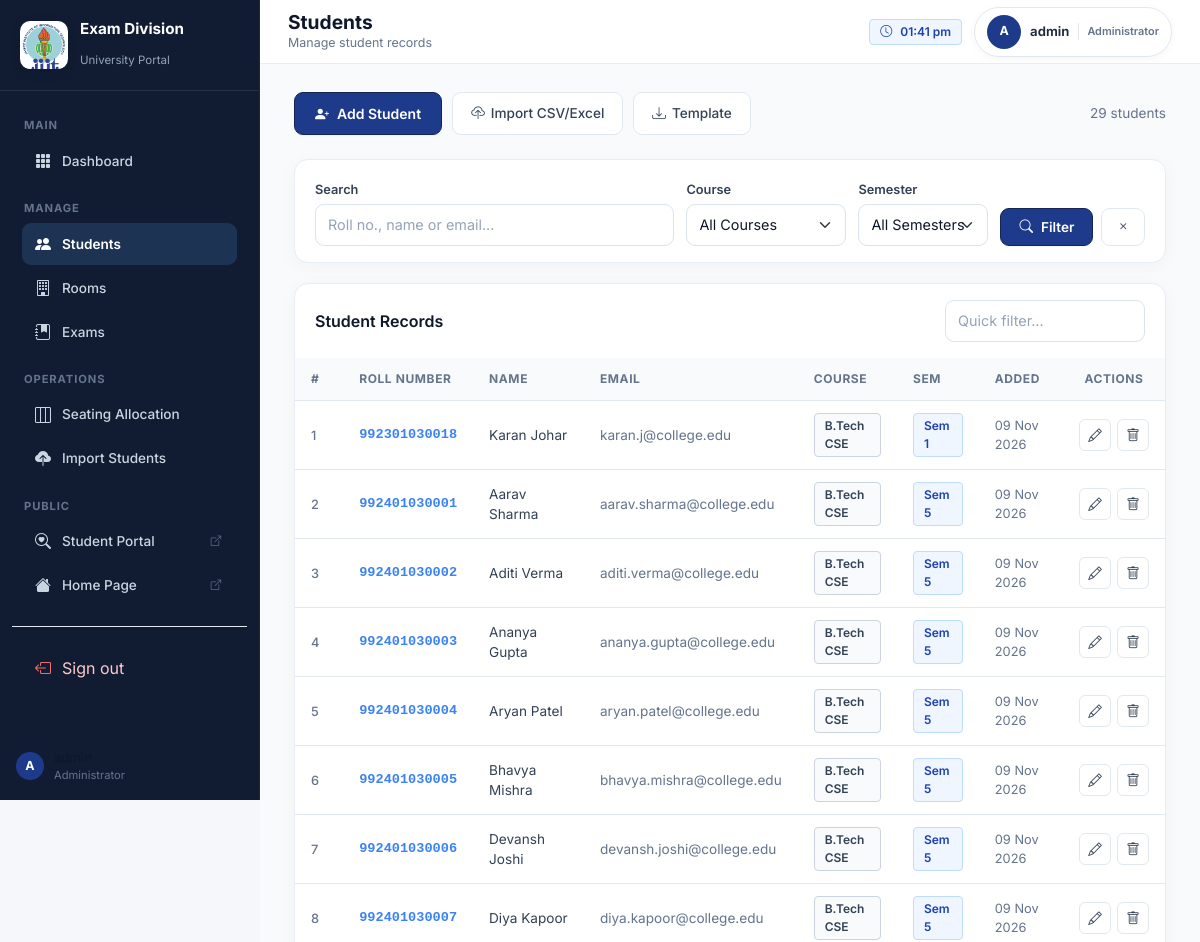
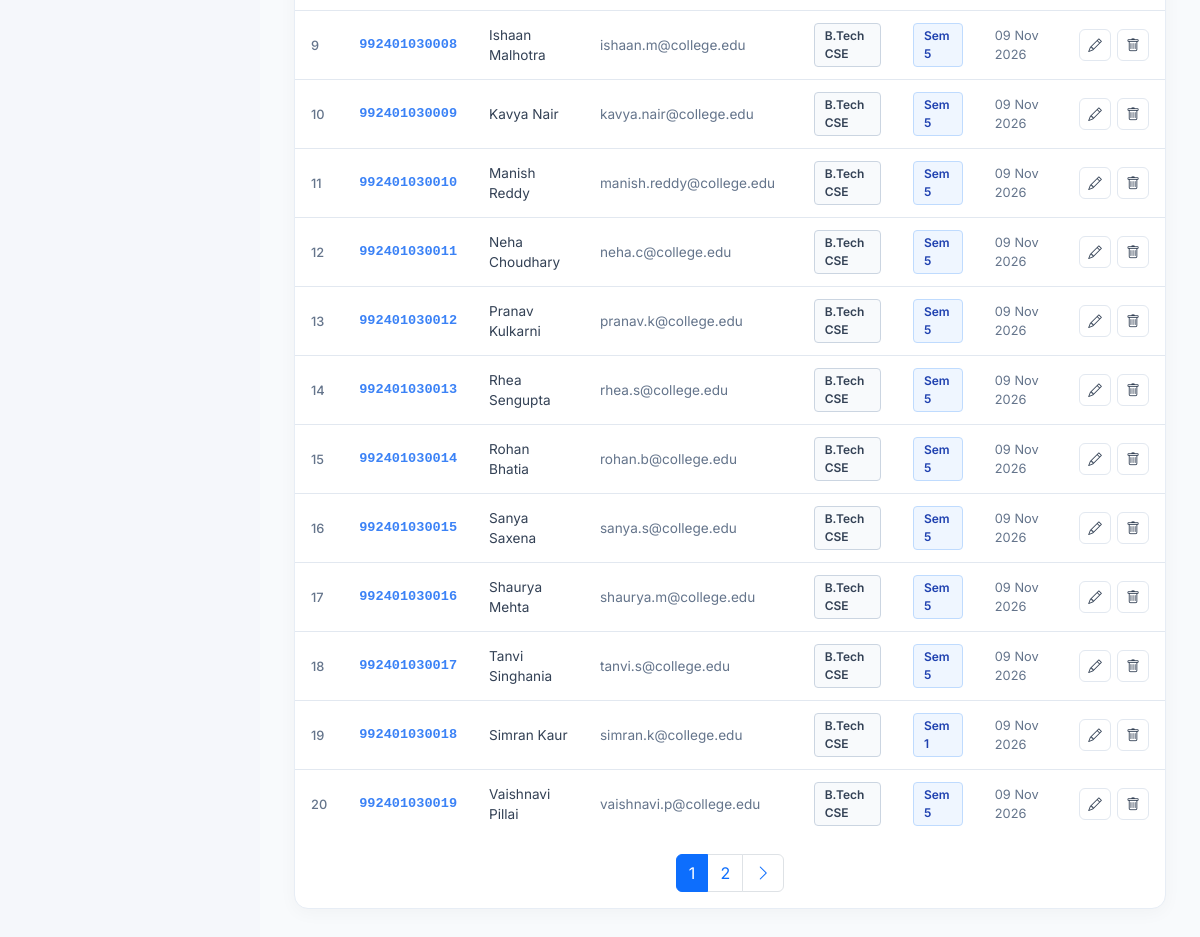
The app's page /students/ (signed in) with its own data (2 pictures, top to bottom).
### exams/models.py (models this page shows, shortened)
class Student(models.Model):
    SEMESTER_CHOICES = [(i, f'Semester {i}') for i in range(1, 9)]
    COURSE_CHOICES = [
        ('B.Tech CSE', 'B.Tech CSE'),
        ('B.Tech ECE', 'B.Tech ECE'),
        ('B.Tech ME', 'B.Tech ME'),
        ('B.Tech CE', 'B.Tech CE'),
        ('B.Tech EE', 'B.Tech EE'),
        ('BCA', 'BCA'),
        ('MCA', 'MCA'),
        ('M.Tech', 'M.Tech'),
    ]
    user = models.OneToOneField(settings.AUTH_USER_MODEL, on_delete=models.SET_NULL, null=True, blank=True, related_name='student_profile')
    roll_number = models.CharField(max_length=20, unique=True, verbose_name='Roll Number')
    name = models.CharField(max_length=100, verbose_name='Full Name')
    email = models.EmailField(unique=True, verbose_name='Email Address')
    course = models.CharField(max_length=50, choices=COURSE_CHOICES, default='B.Tech CSE')
    semester = models.IntegerField(choices=SEMESTER_CHOICES, default=1)
    phone = models.CharField(max_length=15, blank=True, null=True)
    created_at = models.DateTimeField(auto_now_add=True)
    updated_at = models.DateTimeField(auto_now=True)
    class Meta:
        ordering = ['roll_number']
        verbose_name = 'Student'
        verbose_name_plural = 'Students'

### exams/views.py (the view)
# urls.py: path('students/', views.student_list, name='student_list'),
@staff_required
def student_list(request):
    q = request.GET.get('q', '').strip()
    course = request.GET.get('course', '').strip()
    semester = request.GET.get('semester', '').strip()
    students = Student.objects.all()
    if q:
        students = students.filter(
            Q(roll_number__icontains=q) |
            Q(name__icontains=q) |
            Q(email__icontains=q)
        )
    if course:
        students = students.annotate(normalized_course=Trim('course')).filter(normalized_course__iexact=course)
    if semester:
        students = students.filter(semester=semester)
    paginator = Paginator(students, 20)
    page_number = request.GET.get('page')
    page_obj = paginator.get_page(page_number)
    course_labels = {}
    for value in Student.objects.values_list('course', flat=True):
        normalized = ' '.join((value or '').split())
        if normalized:
            course_labels.setdefault(normalized.casefold(), normalized)
    courses = sorted(course_labels.values(), key=str.casefold)
    return render(request, 'exams/student_list.html', {
        'page_obj': page_obj,
        'q': q,
        'courses': courses,
        'selected_course': course,
        'selected_semester': semester,
        'total_count': students.count(),
    })

### exams/views.py (called while the page is built)
def staff_required(view_func):
    @wraps(view_func)
    def _wrapped(request, *args, **kwargs):
        if not request.user.is_authenticated:
            return redirect(settings.LOGIN_URL + '?next=' + request.path)
        if not (request.user.is_staff or request.user.is_superuser):
            return redirect('student_dashboard' if hasattr(request.user, 'student_profile') else 'student_login')
        return view_func(request, *args, **kwargs)
    return _wrapped

### templates/exams/student_list.html (shortened to what this page needs)
{% extends 'exams/admin_base.html' %}
{% block page_title %}Students{% endblock %}
{% block page_subtitle %}Manage student records{% endblock %}
{% block content %}
<div style="display:flex;align-items:center;justify-content:space-between;flex-wrap:wrap;gap:12px;margin-bottom:24px">
  <div style="display:flex;gap:10px">
    <a href="{% url 'student_create' %}" class="btn-primary-glow" style="padding:10px 20px;font-size:0.875rem">
      <i class="bi bi-person-plus-fill"></i><span>Add Student</span>
    </a>
    <a href="{% url 'student_import' %}" class="btn-ghost">
      <i class="bi bi-cloud-upload"></i><span>Import CSV/Excel</span>
    </a>
    <a href="{% url 'download_csv_template' %}" class="btn-ghost">
      <i class="bi bi-download"></i><span>Template</span>
    </a>
  </div>
  <span style="color:var(--text-muted);font-size:0.85rem">{{ total_count }} student{{ total_count|pluralize }}</span>
</div>
<div class="glass-card" style="padding:16px 20px;margin-bottom:20px">
  <form method="get" style="display:flex;gap:12px;flex-wrap:wrap;align-items:flex-end">
    <div style="flex:1;min-width:200px">
      <label class="form-label" style="font-size:0.8rem">Search</label>
      <input type="text" name="q" value="{{ q }}" class="form-control form-control-sm" placeholder="Roll no., name or email...">
    </div>
    <div style="min-width:160px">
      <label class="form-label" style="font-size:0.8rem">Course</label>
      <select name="course" class="form-select form-select-sm">
        <option value="">All Courses</option>
      </select>
    </div>
    <div style="min-width:130px">
      <label class="form-label" style="font-size:0.8rem">Semester</label>
      <select name="semester" class="form-select form-select-sm">
        <option value="">All Semesters</option>
      </select>
    </div>
    <div style="display:flex;gap:8px">
      <button type="submit" class="btn-primary-glow" style="padding:8px 18px;font-size:0.85rem"><i class="bi bi-search"></i><span>Filter</span></button>
      <a href="{% url 'student_list' %}" class="btn-ghost" style="padding:8px 14px;font-size:0.85rem"><i class="bi bi-x"></i></a>
    </div>
  </form>
</div>
<div class="glass-card" style="padding:0;overflow:hidden">
  <div style="padding:16px 20px;border-bottom:1px solid var(--border-glass);display:flex;align-items:center;justify-content:space-between">
    <h6 style="color:var(--text-primary);font-weight:600;margin:0">Student Records</h6>
    <input type="text" id="inlineTableSearch" placeholder="Quick filter..." class="form-control form-control-sm" style="max-width:200px">
  </div>
  <div style="overflow-x:auto">
    <table class="ems-table">
      <thead>
        <tr>
          <th>#</th>
          <th>Roll Number</th>
          <th>Name</th>
          <th>Email</th>
          <th>Course</th>
          <th>Sem</th>
          <th>Added</th>
          <th style="text-align:center">Actions</th>
        </tr>
      </thead>
      <tbody id="mainTableBody">
        {% for student in page_obj %}
        <tr>
          <td style="color:var(--text-muted);font-size:0.8rem">{{ forloop.counter }}</td>
          <td style="font-family:monospace;color:var(--primary-light);font-weight:600">{{ student.roll_number }}</td>
          <td>{{ student.name }}</td>
          <td style="color:var(--text-muted);font-size:0.85rem">{{ student.email }}</td>
          <td><span class="badge-pill badge-info">{{ student.course }}</span></td>
          <td><span class="badge-pill badge-primary">Sem {{ student.semester }}</span></td>
          <td style="color:var(--text-muted);font-size:0.8rem">{{ student.created_at|date:"d M Y" }}</td>
          <td style="text-align:center">
            <div style="display:flex;gap:6px;justify-content:center">
              <a href="{% url 'student_edit' student.pk %}" class="btn-icon success" title="Edit">
                <i class="bi bi-pencil"></i>
              </a>
              <a href="{% url 'student_delete' student.pk %}" class="btn-icon danger" title="Delete">
                <i class="bi bi-trash"></i>
              </a>
            </div>
          </td>
        </tr>
        {% endfor %}
      </tbody>
    </table>
  </div>
  {% if page_obj.has_other_pages %}
  <div style="padding:16px 20px;border-top:1px solid var(--border-glass);display:flex;justify-content:center">
    <nav>
      <ul class="pagination ems-pagination mb-0">
        {% for num in page_obj.paginator.page_range %}
        <li class="page-item {% if num == page_obj.number %}active{% endif %}">
          <a class="page-link" href="?page={{ num }}&q={{ q }}&course={{ selected_course }}&semester={{ selected_semester }}">{{ num }}</a>
        </li>
        {% endfor %}
        {% if page_obj.has_next %}
        <li class="page-item"><a class="page-link" href="?page={{ page_obj.next_page_number }}&q={{ q }}&course={{ selected_course }}&semester={{ selected_semester }}"><i class="bi bi-chevron-right"></i></a></li>
        {% endif %}
      </ul>
    </nav>
  </div>
  {% endif %}
</div>
{% endblock %}

### templates/exams/admin_base.html (shortened to what this page needs)
{% load static %}
<!DOCTYPE html>
<html lang="en">
<head>
  <link href="https://cdn.jsdelivr.net/npm/bootstrap@5.3.2/dist/css/bootstrap.min.css" rel="stylesheet">
  <link href="https://cdn.jsdelivr.net/npm/bootstrap-icons@1.11.3/font/bootstrap-icons.min.css" rel="stylesheet">
  <link href="{% static 'css/main.css' %}" rel="stylesheet">
</head>
<body>
<div class="admin-layout">
  <aside class="sidebar" id="sidebar">
    <div class="sidebar-brand">
      <div class="brand-logo-wrap"><img src="{% static 'images/jiit-logo.png' %}" alt="JIIT logo" class="brand-logo"></div>
      <div class="brand-text">
        <h4>Exam Division</h4>
        <span>University Portal</span>
      </div>
    </div>
    <nav class="sidebar-nav">
      <div class="nav-section-label">Main</div>
      <a href="{% url 'dashboard' %}" class="nav-link {% if request.resolver_match.url_name == 'dashboard' %}active{% endif %}">
        <i class="bi bi-grid-3x3-gap-fill"></i>
        <span>Dashboard</span>
      </a>
      <div class="nav-section-label mt-2">Manage</div>
      <a href="{% url 'student_list' %}" class="nav-link {% if 'student' in request.resolver_match.url_name %}active{% endif %}">
        <i class="bi bi-people-fill"></i>
        <span>Students</span>
      </a>
      <a href="{% url 'room_list' %}" class="nav-link {% if 'room' in request.resolver_match.url_name %}active{% endif %}">
        <i class="bi bi-building"></i>
        <span>Rooms</span>
      </a>
      <a href="{% url 'exam_list' %}" class="nav-link {% if 'exam' in request.resolver_match.url_name %}active{% endif %}">
        <i class="bi bi-journal-bookmark-fill"></i>
        <span>Exams</span>
      </a>
      <div class="nav-section-label mt-2">Operations</div>
      <a href="{% url 'seating_plan' %}" class="nav-link {% if 'seating' in request.resolver_match.url_name %}active{% endif %}">
        <i class="bi bi-layout-three-columns"></i>
        <span>Seating Allocation</span>
      </a>
      <a href="{% url 'student_import' %}" class="nav-link {% if request.resolver_match.url_name == 'student_import' %}active{% endif %}">
        <i class="bi bi-cloud-upload-fill"></i>
        <span>Import Students</span>
      </a>
      <div class="nav-section-label mt-2">Public</div>
      <a href="{% url 'student_login' %}" class="nav-link" target="_blank">
        <i class="bi bi-search-heart"></i>
        <span>Student Portal</span>
        <i class="bi bi-box-arrow-up-right ms-auto" style="font-size:0.65rem;color:var(--text-muted)"></i>
      </a>
      <a href="{% url 'home' %}" class="nav-link" target="_blank">
        <i class="bi bi-house-fill"></i>
        <span>Home Page</span>
        <i class="bi bi-box-arrow-up-right ms-auto" style="font-size:0.65rem;color:var(--text-muted)"></i>
      </a>
      <div class="divider"></div>
      <form method="post" action="{% url 'admin_logout' %}" class="sidebar-logout-form">
        <button type="submit" class="nav-link sidebar-logout-button">
          <i class="bi bi-box-arrow-left"></i>
          <span>Sign out</span>
        </button>
      </form>
    </nav>
    <div style="padding:16px;border-top:1px solid var(--border-glass)">
      <div style="display:flex;align-items:center;gap:10px">
        <div class="user-avatar">{{ request.user.username|first|upper }}</div>
        <div>
          <div style="font-size:0.8rem;font-weight:600;color:var(--text-primary)">{{ request.user.get_full_name|default:request.user.username }}</div>
          <div style="font-size:0.7rem;color:var(--text-muted)">Administrator</div>
        </div>
      </div>
    </div>
  </aside>
  <div class="main-content">
    <header class="top-navbar">
      <div style="display:flex;align-items:center;gap:16px">
        <div class="page-title">
          <h2>{% block page_title %}Dashboard{% endblock %}</h2>
          <p>{% block page_subtitle %}{% endblock %}</p>
        </div>
      </div>
      <div class="navbar-actions">
        <span class="badge-pill badge-primary d-none d-md-flex">
          <i class="bi bi-clock me-1"></i>
          <span id="currentTime"></span>
        </span>
        <div class="user-badge" aria-label="Signed in as {{ request.user.username }}">
          <div class="user-avatar">{{ request.user.username|first|upper }}</div>
          <span class="user-badge-name">{{ request.user.username }}</span>
          <span class="user-badge-role">Administrator</span>
        </div>
      </div>
    </header>
    <main class="content-area">
      {% block content %}{% endblock %}
    </main>
  </div>
</div>
</body>
</html>

### records on screen
Student: roll_number "992301030018", name "Karan Johar", email "karan.j@college.edu", course "B.Tech CSE", semester "1", created_at "09 Nov 2026"
Student: roll_number "992401030001", name "Aarav Sharma", email "aarav.sharma@college.edu", course "B.Tech CSE", semester "5", created_at "09 Nov 2026"
Student: roll_number "992401030002", name "Aditi Verma", email "aditi.verma@college.edu", course "B.Tech CSE", semester "5", created_at "09 Nov 2026"
Student: roll_number "992401030003", name "Ananya Gupta", email "ananya.gupta@college.edu", course "B.Tech CSE", semester "5", created_at "09 Nov 2026"
Student: roll_number "992401030004", name "Aryan Patel", email "aryan.patel@college.edu", course "B.Tech CSE", semester "5", created_at "09 Nov 2026"
Student: roll_number "992401030005", name "Bhavya Mishra", email "bhavya.mishra@college.edu", course "B.Tech CSE", semester "5", created_at "09 Nov 2026"
Student: roll_number "992401030006", name "Devansh Joshi", email "devansh.joshi@college.edu", course "B.Tech CSE", semester "5", created_at "09 Nov 2026"
Student: roll_number "992401030007", name "Diya Kapoor", email "diya.kapoor@college.edu", course "B.Tech CSE", semester "5", created_at "09 Nov 2026"
Student: roll_number "992401030008", name "Ishaan Malhotra", email "ishaan.m@college.edu", course "B.Tech CSE", semester "5", created_at "09 Nov 2026"
Student: roll_number "992401030009", name "Kavya Nair", email "kavya.nair@college.edu", course "B.Tech CSE", semester "5", created_at "09 Nov 2026"
Student: roll_number "992401030010", name "Manish Reddy", email "manish.reddy@college.edu", course "B.Tech CSE", semester "5", created_at "09 Nov 2026"
Student: roll_number "992401030011", name "Neha Choudhary", email "neha.c@college.edu", course "B.Tech CSE", semester "5", created_at "09 Nov 2026"
Student: roll_number "992401030012", name "Pranav Kulkarni", email "pranav.k@college.edu", course "B.Tech CSE", semester "5", created_at "09 Nov 2026"
Student: roll_number "992401030013", name "Rhea Sengupta", email "rhea.s@college.edu", course "B.Tech CSE", semester "5", created_at "09 Nov 2026"
Student: roll_number "992401030014", name "Rohan Bhatia", email "rohan.b@college.edu", course "B.Tech CSE", semester "5", created_at "09 Nov 2026"
Student: roll_number "992401030015", name "Sanya Saxena", email "sanya.s@college.edu", course "B.Tech CSE", semester "5", created_at "09 Nov 2026"
Student: roll_number "992401030016", name "Shaurya Mehta", email "shaurya.m@college.edu", course "B.Tech CSE", semester "5", created_at "09 Nov 2026"
Student: roll_number "992401030017", name "Tanvi Singhania", email "tanvi.s@college.edu", course "B.Tech CSE", semester "5", created_at "09 Nov 2026"
Student: roll_number "992401030018", name "Simran Kaur", email "simran.k@college.edu", course "B.Tech CSE", semester "1", created_at "09 Nov 2026"
Student: roll_number "992401030019", name "Vaishnavi Pillai", email "vaishnavi.p@college.edu", course "B.Tech CSE", semester "5", created_at "09 Nov 2026"

### other values on screen
{{ request.user.username|first|upper }} "A"
{{ request.user.username }} "admin"
{{ total_count }} "29"
{{ num }} "1" "2"
